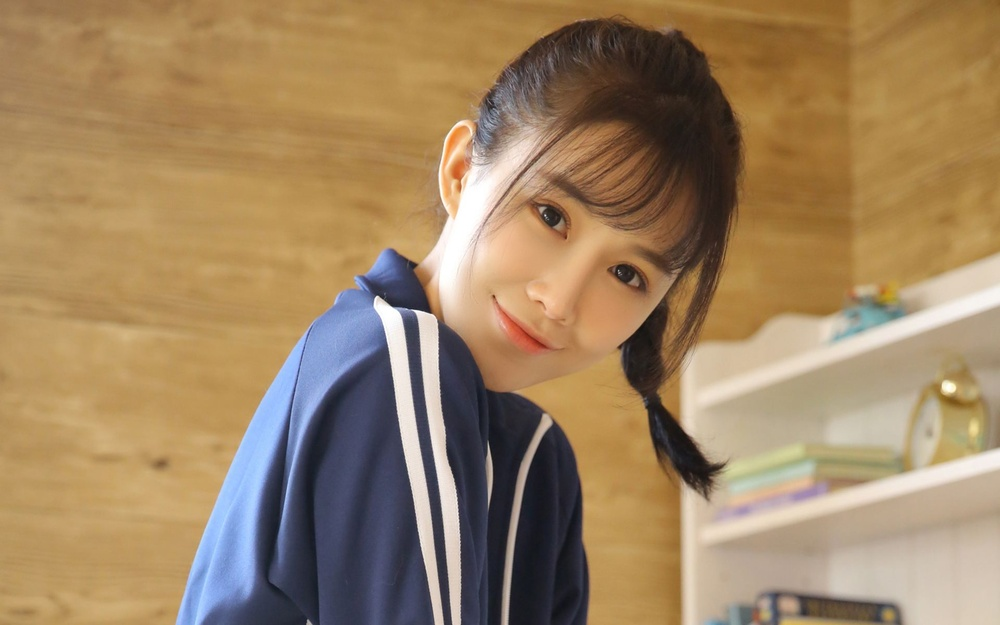
#> input picture PicRec/ALL_Other/ImagePY/img15.jpg, 1000 x 625 px, shrunk from 1920 x 1200 before the run, found by its file name
$ python image14_1.py
#> lines starting #> are read from the running program, lines starting #| are printed output that depends on the picture; after the words box and inside, x2 and y2 are one past the last pixel; in counts of white or black regions, pixels touching at a corner belong together
#> further down, src is the input picture: shape (625, 1000, 3); mean B, G, R 98.5, 132.4, 159.2
# -*- coding: utf-8 -*-
import cv2 as cv
import numpy as np

"""
图像二值化：基于图像的直方图来实现的，0白色 1黑色
"""


def threshold_image(image):
    gray = cv.cvtColor(image, cv.COLOR_BGR2GRAY)
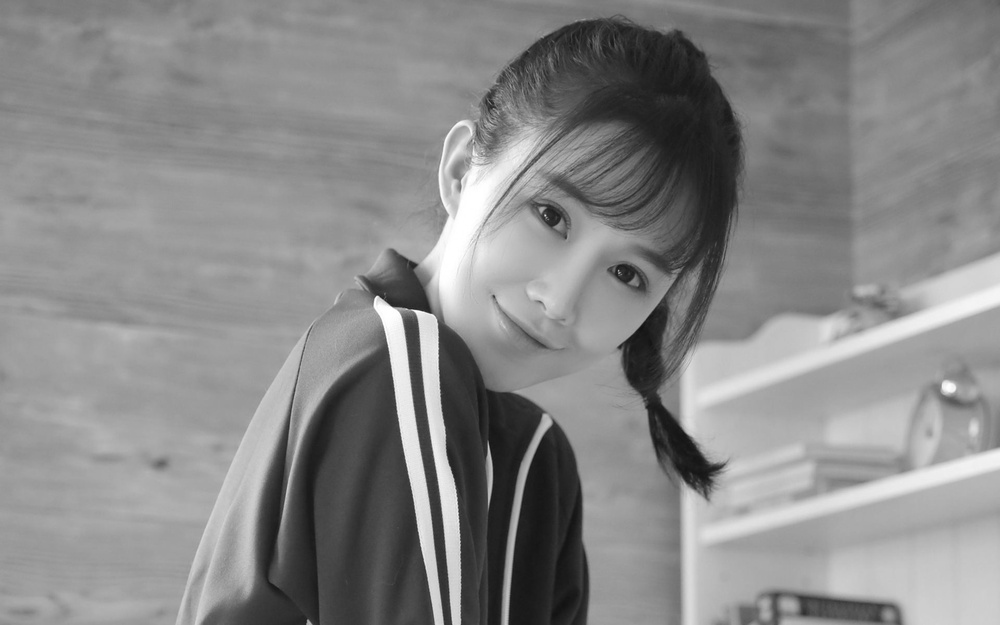
#> gray: shape (625, 1000); min 18, max 255, mean 136.6
    cv.imshow('原图 a', gray)

    # 大律法,全局自适应阈值 参数0可改为任意数字但不起作用
    ret, binary = cv.threshold(gray, 0, 255, cv.THRESH_BINARY | cv.THRESH_OTSU)
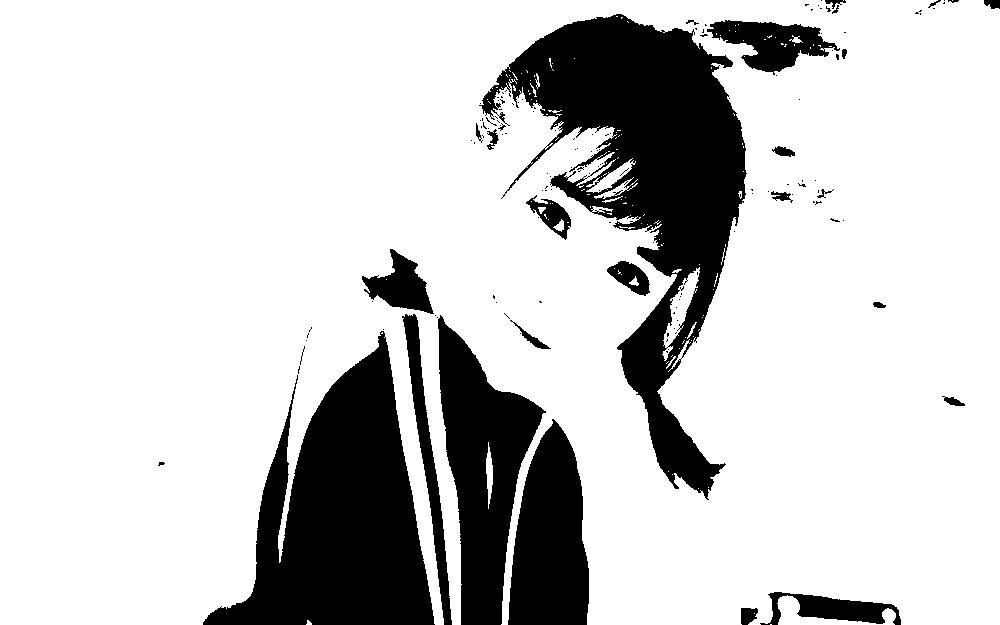
#> binary: shape (625, 1000); 79.9% white; 148 black regions (121 under 20 px), largest, box (x1, y1, x2, y2) and area: (479, 14, 747, 500) 46375, (203, 331, 435, 625) 35500, (438, 315, 546, 625) 16490
#> ret = 107
    print('阈值 b', ret)
#| 阈值 b 107.0
    cv.imshow('OTSU b', binary)

    # TRIANGLE法,，全局自适应阈值, 参数0可改为任意数字但不起作用，适用于单个波峰
    ret, binary = cv.threshold(gray, 0, 255, cv.THRESH_BINARY | cv.THRESH_TRIANGLE)
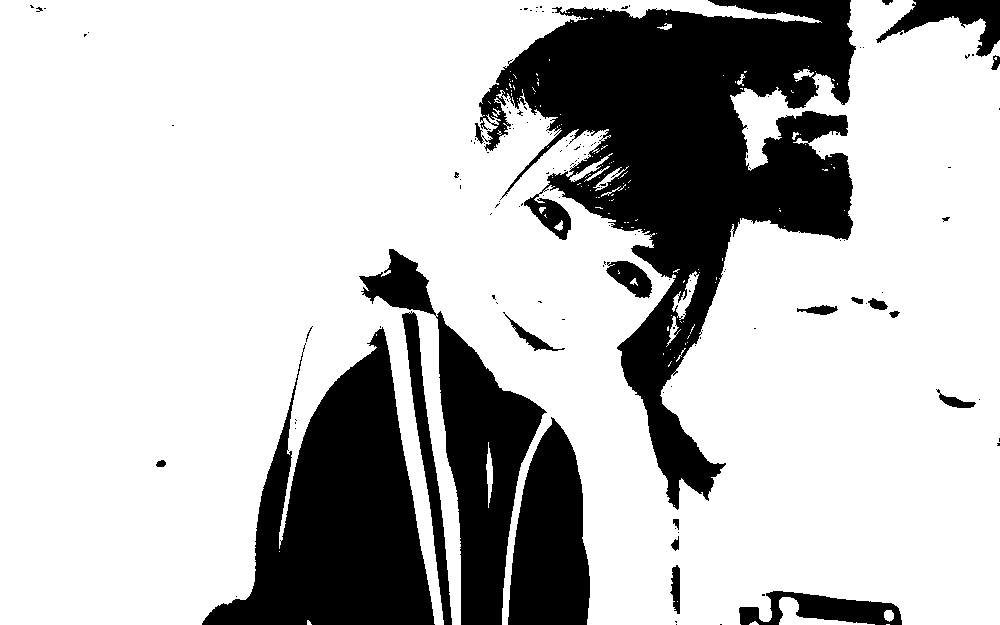
#> binary: shape (625, 1000); 75% white; 147 black regions (125 under 20 px), largest, box (x1, y1, x2, y2) and area: (475, 0, 856, 510) 75736, (202, 327, 435, 625) 36250, (359, 249, 547, 625) 19424
#> ret = 120
    print('阈值 c', ret)
#| 阈值 c 120.0
    cv.imshow('TRIANGLE c', binary)

    # 自定义阈值为150,大于150的是白色 小于的是黑色
    ret, binary = cv.threshold(gray, 150, 255, cv.THRESH_BINARY)
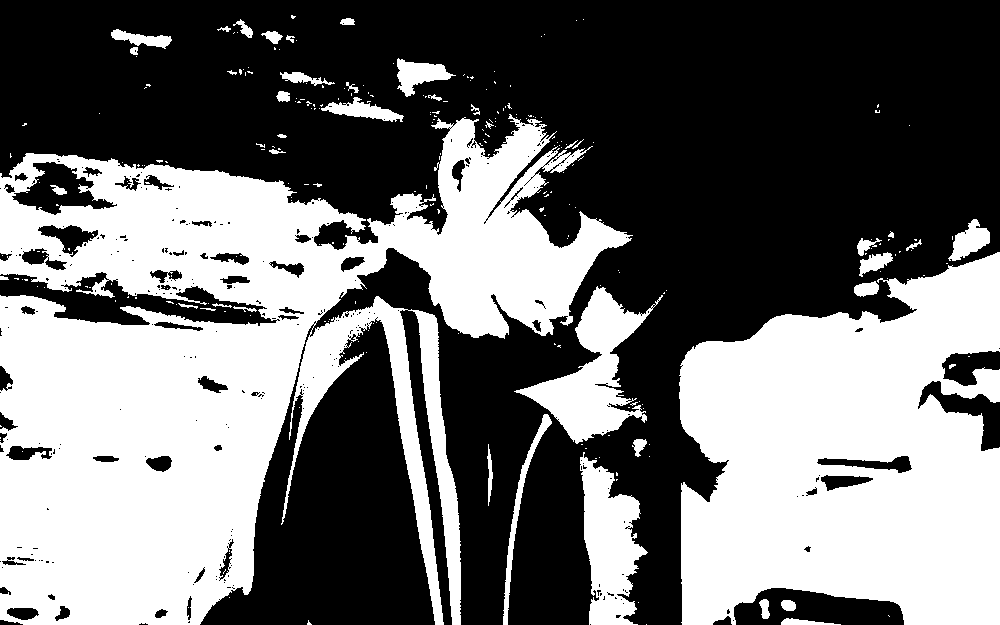
#> binary: shape (625, 1000); 43.6% white; 260 white regions (217 under 20 px), largest, box (x1, y1, x2, y2) and area: (0, 114, 633, 625) 159075, (679, 252, 1000, 625) 89954, (514, 286, 663, 444) 8044
    print('阈值 d', ret)
    cv.imshow('自定义 d', binary)

    # 自定义阈值为150,大于150的是黑色 小于的是白色
    ret, binary = cv.threshold(gray, 150, 255, cv.THRESH_BINARY_INV)
    print('阈值 e', ret)
    cv.imshow('自定义反色 e', binary)

    # 截断 大于150的是改为150  小于150的保留
    ret, binary = cv.threshold(gray, 150, 255, cv.THRESH_TRUNC)
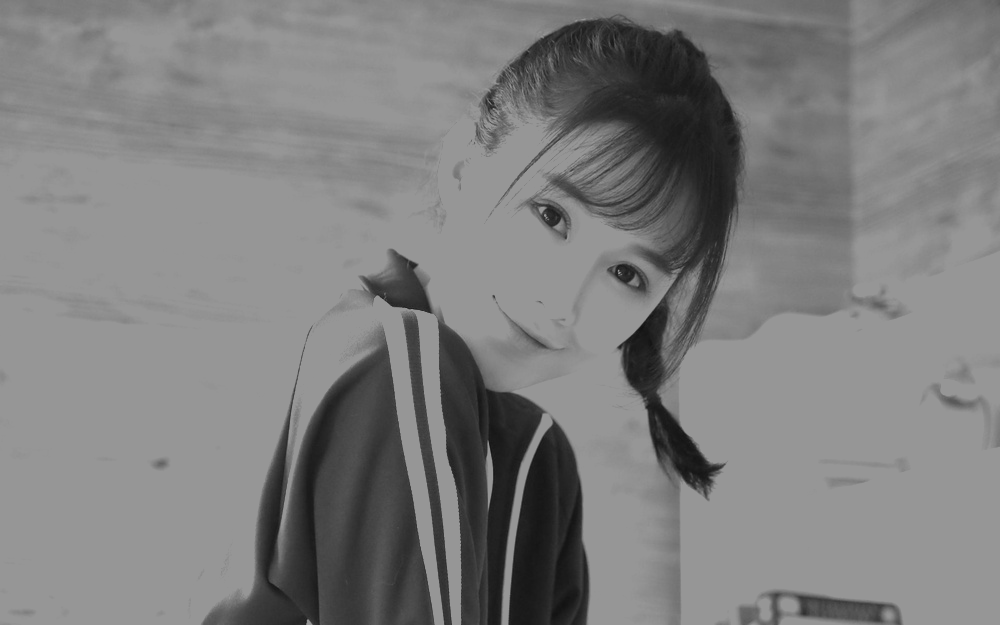
#> binary: shape (625, 1000); min 18, max 150, mean 126.2
    print('阈值 g', ret)
    cv.imshow('截断 g', binary)

    # 截断 小于150的是改为150  大于150的保留
    ret, binary = cv.threshold(gray, 150, 255, cv.THRESH_TOZERO)
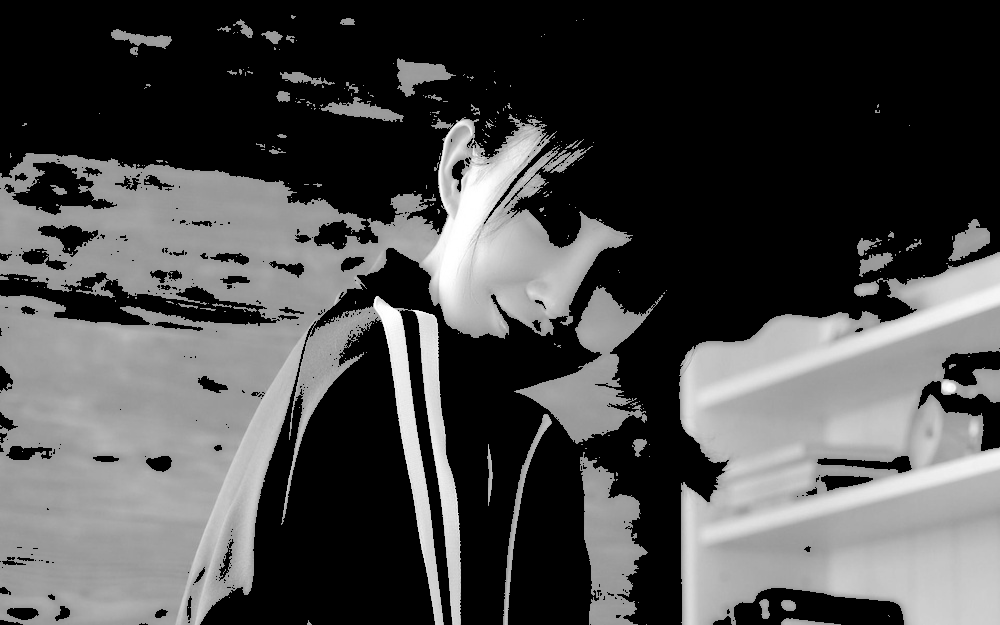
#> binary: shape (625, 1000); min 0, max 255, mean 75.8
    print('阈值 i', ret)
    cv.imshow('截断2 i', binary)


src = cv.imread('D:\WorkProject\ImageProject\PicRec\ImagePY\img15.jpg')
threshold_image(src)
cv.waitKey()
cv.destroyAllWindows()

$ run again, with PicRec/ALL_Other/ImagePY/img14.jpg copied over PicRec/ALL_Other/ImagePY/img15.jpg
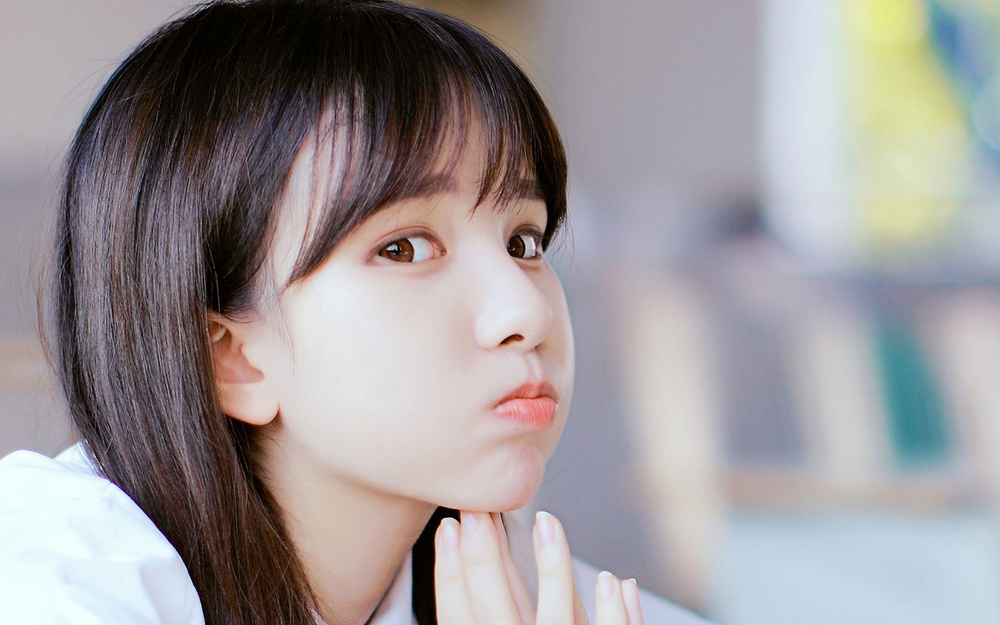
#> input picture PicRec/ALL_Other/ImagePY/img14.jpg, 1000 x 625 px, shrunk from 1920 x 1200 before the run, found by its file name
#> src is the input picture: shape (625, 1000, 3); mean B, G, R 152.9, 151.1, 156.3
#> in threshold_image, `ret, binary = cv.threshold(gray, 0, 255, cv.THRESH_BINARY | cv.THRESH_..`:
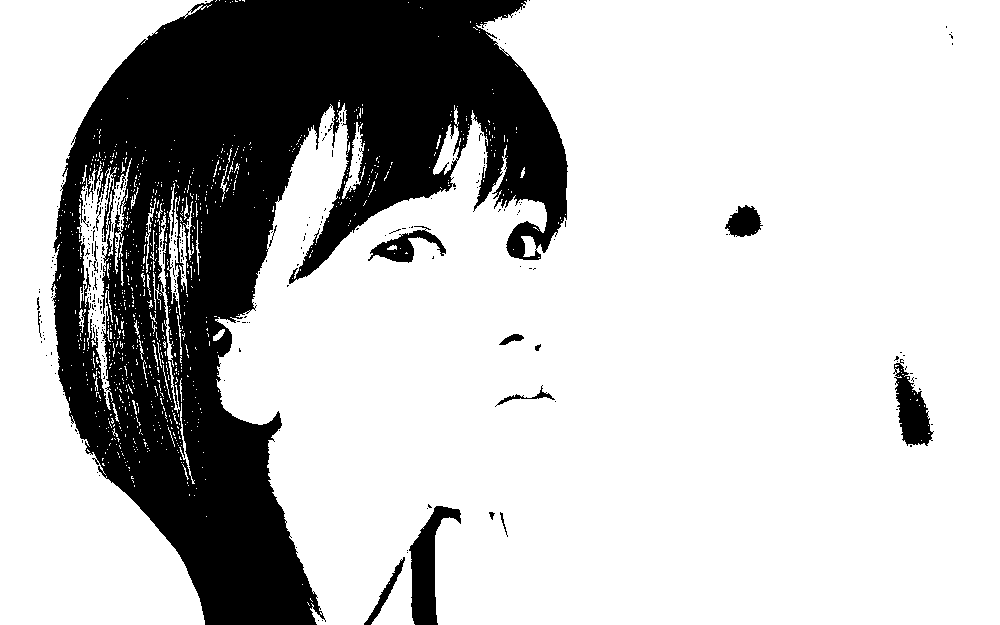
#> binary: shape (625, 1000); 75.9% white; 290 black regions (274 under 20 px), largest, box (x1, y1, x2, y2) and area: (51, 0, 568, 625) 142513, (409, 506, 461, 625) 2654, (893, 359, 934, 446) 1772
#> in threshold_image, `ret, binary = cv.threshold(gray, 0, 255, cv.THRESH_BINARY | cv.THRESH_..`: ret = 118
#| 阈值 b 118.0
#> in threshold_image, `ret, binary = cv.threshold(gray, 0, 255, cv.THRESH_BINARY | cv.THRESH_..`: ret = 197
#| 阈值 c 197.0
#> in threshold_image, `ret, binary = cv.threshold(gray, 150, 255, cv.THRESH_TOZERO)`:
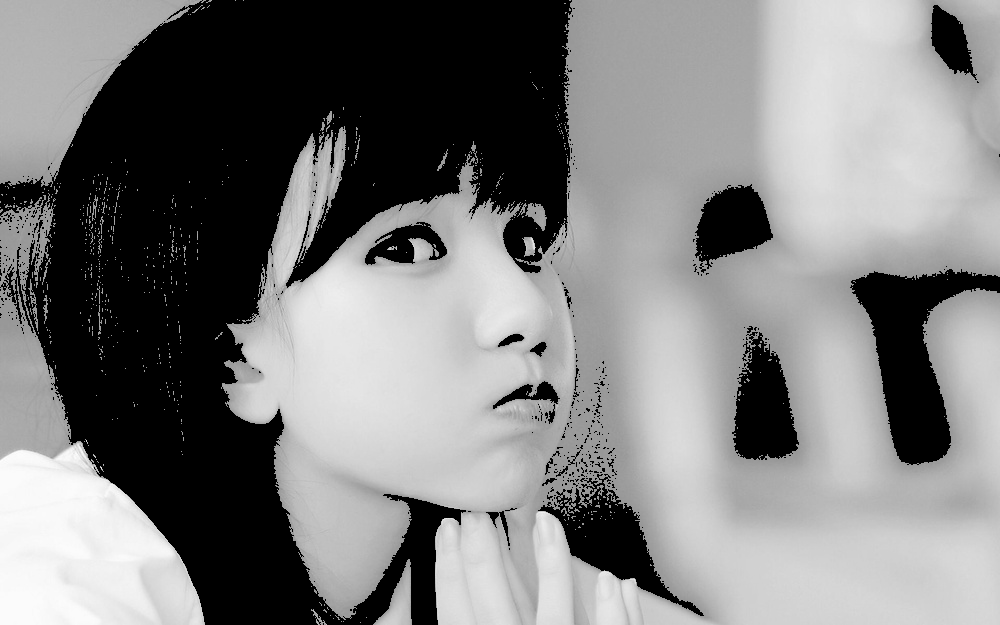
#> binary: shape (625, 1000); min 0, max 254, mean 126.4

$ run again, with PicRec/ALL_Other/ImagePY/img16.jpg copied over PicRec/ALL_Other/ImagePY/img15.jpg
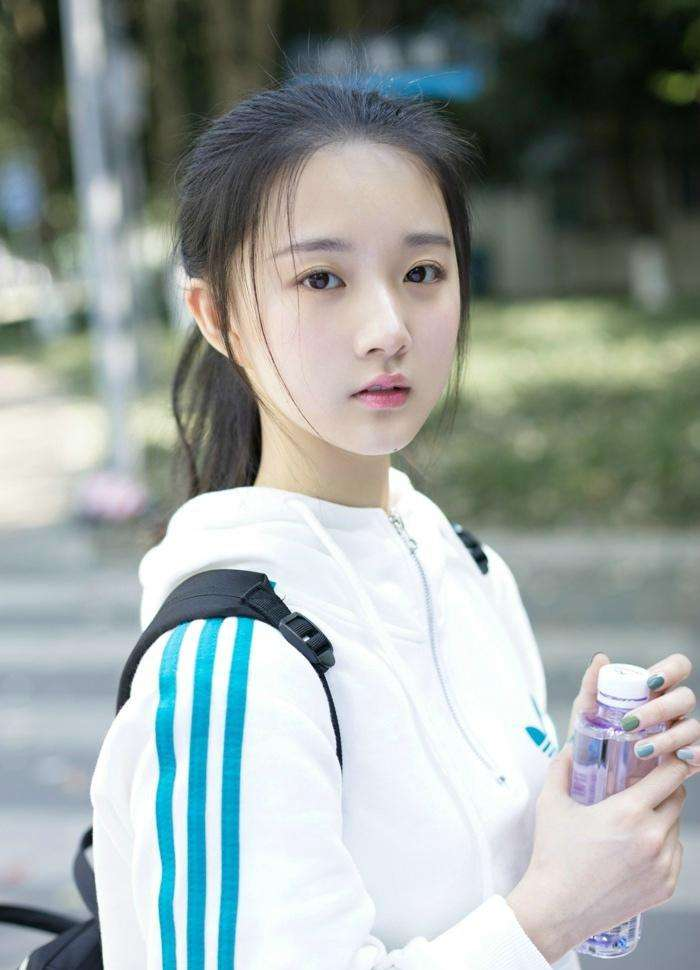
#> input picture PicRec/ALL_Other/ImagePY/img16.jpg, 700 x 970 px, found by its file name
#> src is the input picture: shape (970, 700, 3); mean B, G, R 158.1, 161, 152.6
#> in threshold_image, `ret, binary = cv.threshold(gray, 0, 255, cv.THRESH_BINARY | cv.THRESH_..`:
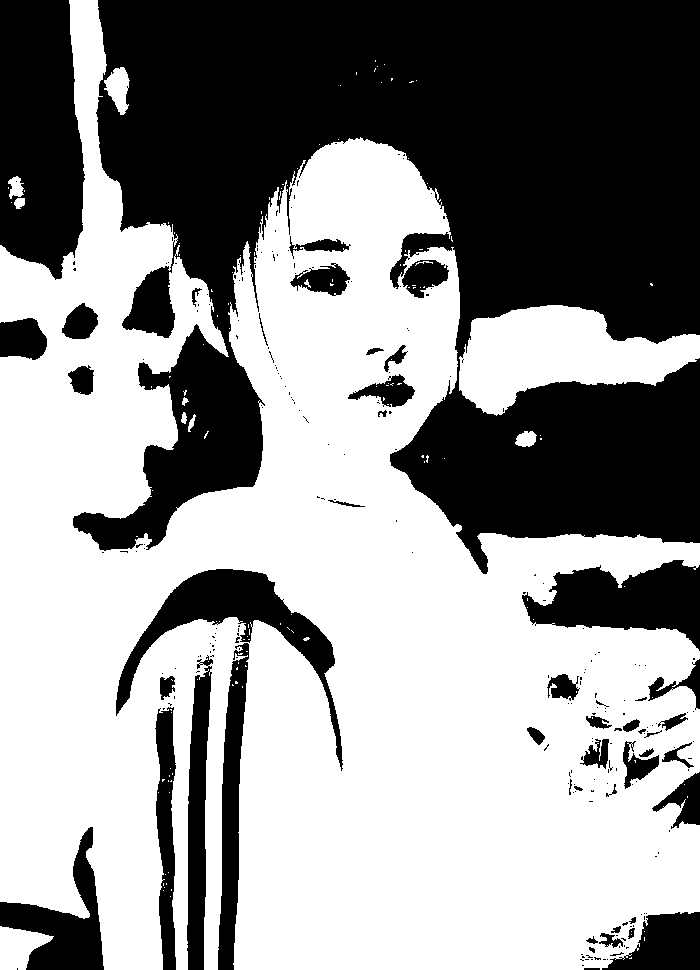
#> binary: shape (970, 700); 57.5% white; 242 black regions (194 under 20 px), largest, box (x1, y1, x2, y2) and area: (73, 0, 700, 574) 213078, (0, 0, 85, 280) 19810, (116, 569, 343, 771) 9319
#> in threshold_image, `ret, binary = cv.threshold(gray, 0, 255, cv.THRESH_BINARY | cv.THRESH_..`: ret = 148
#| 阈值 b 148.0
#> in threshold_image, `ret, binary = cv.threshold(gray, 0, 255, cv.THRESH_BINARY | cv.THRESH_..`: ret = 232
#| 阈值 c 232.0
#> in threshold_image, `ret, binary = cv.threshold(gray, 150, 255, cv.THRESH_TOZERO)`:
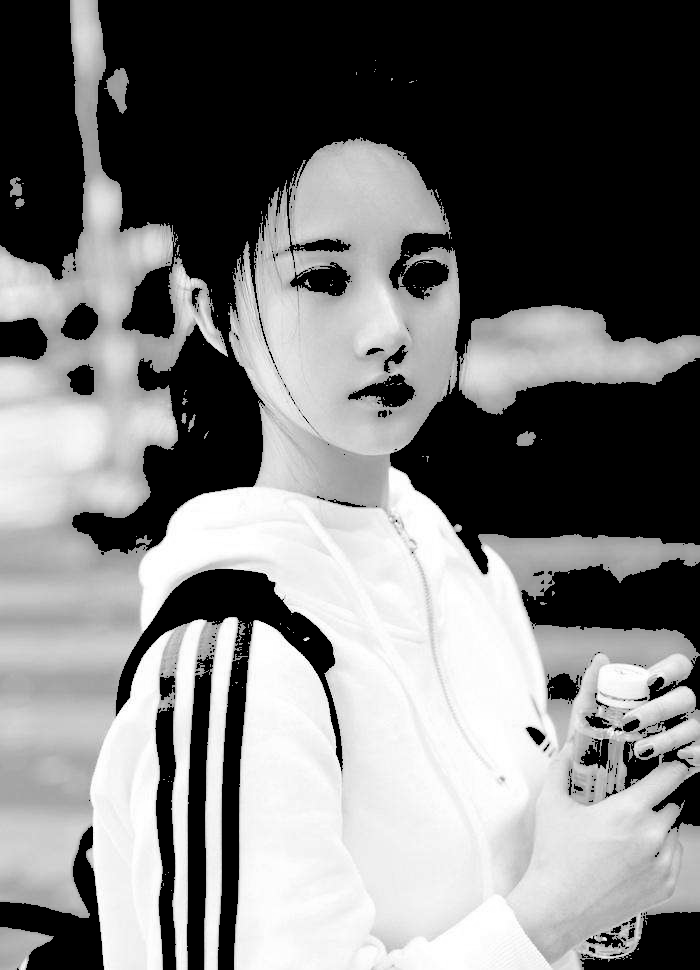
#> binary: shape (970, 700); min 0, max 255, mean 121.6

$ run again, with PicRec/ALL_Other/ImagePY/img20.jpg copied over PicRec/ALL_Other/ImagePY/img15.jpg
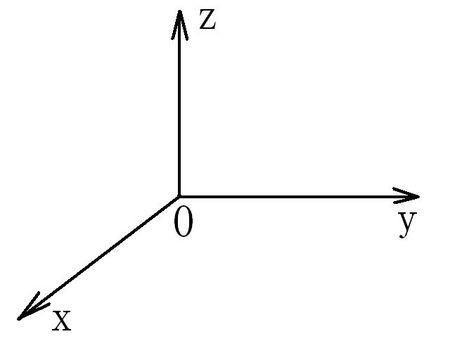
#> input picture PicRec/ALL_Other/ImagePY/img20.jpg, 450 x 360 px, found by its file name
#> src is the input picture: shape (360, 450, 3); min 0, max 255, mean 250.5
#> in threshold_image, `ret, binary = cv.threshold(gray, 0, 255, cv.THRESH_BINARY | cv.THRESH_..`:
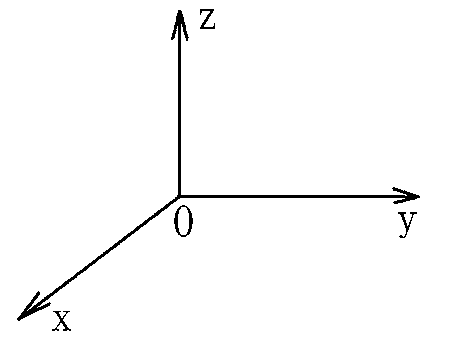
#> binary: shape (360, 450); 98.2% white; 5 black regions, box (x1, y1, x2, y2) and area: (17, 10, 420, 321) 2376, (174, 205, 193, 237) 198, (200, 9, 215, 29) 120, (398, 212, 417, 238) 120, (52, 311, 71, 331) 118
#> in threshold_image, `ret, binary = cv.threshold(gray, 0, 255, cv.THRESH_BINARY | cv.THRESH_..`: ret = 143
#| 阈值 b 143.0
#> in threshold_image, `ret, binary = cv.threshold(gray, 0, 255, cv.THRESH_BINARY | cv.THRESH_..`: ret = 253
#| 阈值 c 253.0
#> in threshold_image, `ret, binary = cv.threshold(gray, 150, 255, cv.THRESH_TRUNC)`:
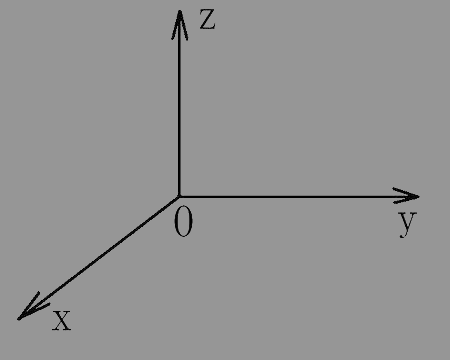
#> binary: shape (360, 450); min 0, max 150, mean 147.9
